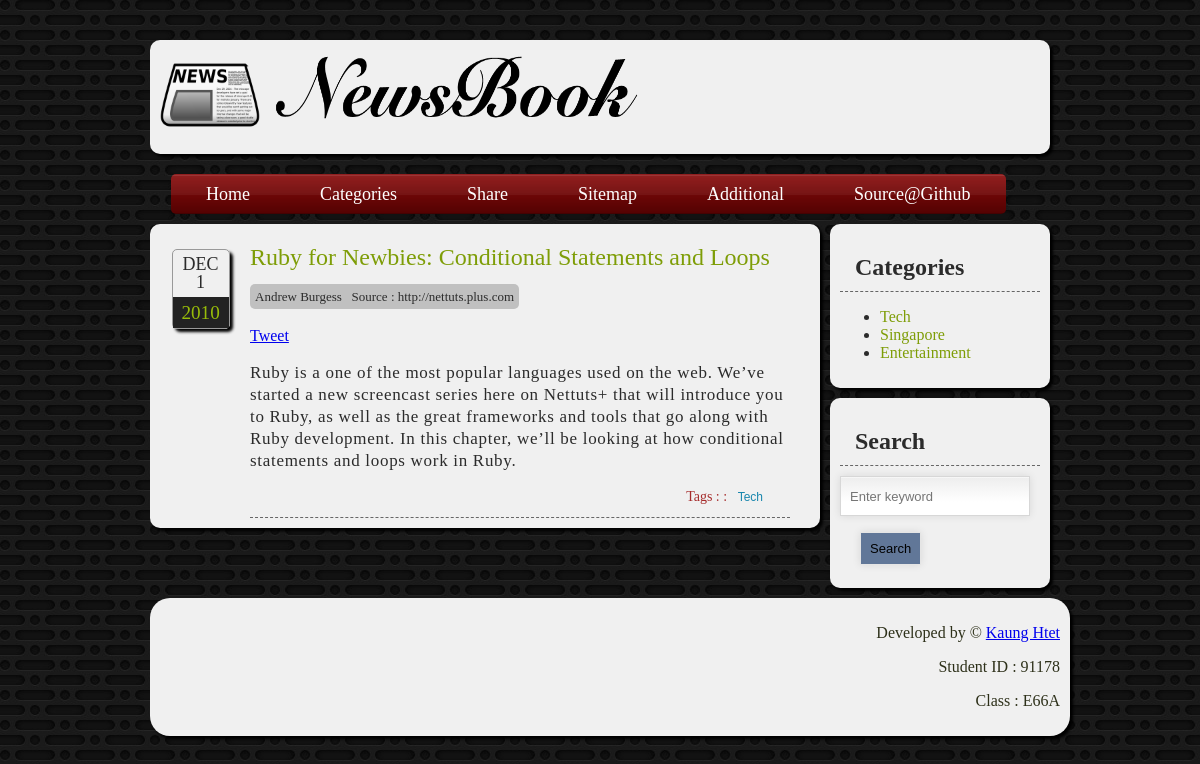
The app's page /filter.php?category=Tech with its own data.
### tables this page shows
CREATE TABLE `article` (
  `id` int(11) unsigned NOT NULL AUTO_INCREMENT,
  `headline` varchar(255) DEFAULT NULL,
  `category` varchar(255) DEFAULT NULL,
  `writer` varchar(255) DEFAULT NULL,
  `source` varchar(255) DEFAULT NULL,
  `story` text,
  `date_submitted` varchar(255) DEFAULT NULL,
  PRIMARY KEY (`id`)
);

### redbean/rb127.php (called while the page is built, shortened)
<?php
class RedBean_Driver_PDO implements RedBean_Driver {
	private $dsn;
	private $pdo;
	private $connectInfo = array();
	private $isConnected = false;
	public function __construct($dsn, $user, $pass) {
		$this->dsn = $dsn;
		$this->connectInfo = array( "pass"=>$pass, "user"=>$user );
	}
	public function connect() {
		if ($this->isConnected) return;
		$user = $this->connectInfo["user"];
		$pass = $this->connectInfo["pass"];
		$this->pdo = new PDO(
				  $this->dsn,
				  $user,
				  $pass,
				  array(1002 => 'SET NAMES utf8',
							 PDO::ATTR_ERRMODE => PDO::ERRMODE_EXCEPTION,
							 PDO::ATTR_DEFAULT_FETCH_MODE => PDO::FETCH_ASSOC,
				  )
		);
		$this->isConnected = true;
	}
	public function GetAll( $sql, $aValues=array() ) {
		try {
			if (strpos("pgsql",$this->dsn)===0) {
				$s = $this->pdo->prepare($sql, array(PDO::PGSQL_ATTR_DISABLE_NATIVE_PREPARED_STATEMENT => true));
			}
			else {
				$s = $this->pdo->prepare($sql);
			}
			$s->execute($aValues);
			$this->rs = $s->fetchAll();
			$rows = $this->rs;
		}catch(PDOException $e) {
			if (version_compare(PHP_VERSION, '5.3.0', '<')) {
				$x = new RedBean_Exception_SQL( $e->getMessage(), 0);
			}
			else {
				$x = new RedBean_Exception_SQL( $e->getMessage(), 0, $e );
			}
			$x->setSQLState( $e->getCode() );
			throw $x;
		}
		return $rows;
	}
	public function getDatabaseType() {
		return $this->pdo->getAttribute(PDO::ATTR_DRIVER_NAME);
	}
	public function getDatabaseVersion() {
		return $this->pdo->getAttribute(PDO::ATTR_CLIENT_VERSION);
	}
}
class RedBean_OODBBean implements IteratorAggregate {
	private $properties = array();
	private $__info = NULL;
	public function getIterator() {
		return new ArrayIterator($this->properties);
	}
	public function __isset( $property ) {
		return (isset($this->properties[$property]));
	}
	public function __set( $property, $value ) {
		$this->properties[$property] = $value;
	}
	public function getMeta( $path, $default = NULL) {
		$ref = $this->__info;
		$parts = explode(".", $path);
		foreach($parts as $part) {
			if (isset($ref[$part])) {
				$ref = $ref[$part];
			}
			else {
				return $default;
			}
		}
		return $ref;
	}
	public function setMeta( $path, $value ) {
		$ref = &$this->__info;
		$parts = explode(".", $path);
		$lastpart = array_pop( $parts );
	}
}
class RedBean_Adapter_DBAdapter extends RedBean_Observable implements RedBean_Adapter {
	private $db = null;
	public function __construct($database) {
		$this->db = $database;
	}
	public function get( $sql, $aValues = array() ) {
		return $this->db->GetAll( $sql,$aValues );
	}
	public function getDatabase() {
		return $this->db;
	}
}
class RedBean_QueryWriter_MySQL implements RedBean_QueryWriter {
	protected $idfield = "id";
	public function getIDField( $type ) {
		return  $this->idfield;
	}
}
class RedBean_OODB extends RedBean_Observable implements RedBean_ObjectDatabase {
	private $stash = NULL;
	private $writer;
	private $isFrozen = false;
	public function __construct( RedBean_QueryWriter $writer ) {
		$this->writer = $writer;
	}
	public function isFrozen() {
		return (bool) $this->isFrozen;
	}
	public function dispense($type ) {
		$bean = new RedBean_OODBBean();
		$bean->setMeta("type", $type );
		$idfield = $this->writer->getIDField($bean->getMeta("type"));
		$bean->setMeta("sys.idfield",$idfield);
		$bean->$idfield = 0;
		$bean->setMeta("tainted",false);
		return $bean;
	}
	public function check( RedBean_OODBBean $bean ) {
		$pattern = '/[^abcdefghijklmnopqrstuvwxyzABCDEFGHIJKLMNOPQRSTUVWXYZ0123456789_]/';
	}
	public function load($type, $id) {
		$id = intval( $id );
		$bean = $this->dispense( $type );
		if ($this->stash && isset($this->stash[$id])) {
			$row = $this->stash[$id];
		}
		foreach($row as $p=>$v) {
			$bean->$p = $v;
		}
		$bean->setMeta("tainted",false);
		return $bean;
	}
	public function convertToBeans($type, $rows) {
		$collection = array();
		$this->stash = array();
		foreach($rows as $row) {
			$id = $row[$this->writer->getIDField($type)];
			$this->stash[$id] = $row;
			$collection[ $id ] = $this->load( $type, $id );
		}
		$this->stash = NULL;
		return $collection;
	}
}
class RedBean_ToolBox {
	private $oodb;
	private $writer;
	private $adapter;
	public function __construct( RedBean_OODB $oodb, RedBean_Adapter $adapter, RedBean_QueryWriter $writer ) {
		$this->oodb = $oodb;
		$this->adapter = $adapter;
		$this->writer = $writer;
		return $this;
	}
	public function getWriter() {
		return $this->writer;
	}
	public function getRedBean() {
		return $this->oodb;
	}
	public function getDatabaseAdapter() {
		return $this->adapter;
	}
}
class RedBean_CompatManager {
	protected $supportedSystems = array();
	public function scanToolBox( RedBean_ToolBox $toolbox ) {
		$brand = strtolower(trim($toolbox->getDatabaseAdapter()->getDatabase()->getDatabaseType()));
		$version = $toolbox->getDatabaseAdapter()->getDatabase()->getDatabaseVersion();
		if (!is_numeric($version)) {
			$version = 999;
		}
		if (isset($this->supportedSystems[$brand])
				  && ((float)$this->supportedSystems[$brand] <= (float) $version)
		) {
			return true;
		}
	}
	public static function scanDirect( RedBean_ToolBox $toolbox, $list = array() ) {
		$compat = new RedBean_CompatManager();
		$compat->supportedSystems = $list;
		return $compat->scanToolBox($toolbox);
	}
}
class RedBean_Setup {
	private static $toolbox = NULL;
	public static function kickstart( $dsn, $username, $password, $frozen=false ) {
		$pdo = new RedBean_Driver_PDO( $dsn,$username,$password );
		$adapter = new RedBean_Adapter_DBAdapter( $pdo );
		if (strpos($dsn,"pgsql")===0) {
			$writer = new RedBean_QueryWriter_PostgreSQL( $adapter, $frozen );
		}
		else if (strpos($dsn,"sqlite")===0) {
			$writer = new RedBean_QueryWriter_SQLiteT( $adapter, $frozen );
		}
		else {
			$writer = new RedBean_QueryWriter_MySQL( $adapter, $frozen );
		}
		$redbean = new RedBean_OODB( $writer );
		$toolbox = new RedBean_ToolBox( $redbean, $adapter, $writer );
		self::$toolbox = $toolbox;
		return self::$toolbox;
	}
	public static function getToolBox() {
		return self::$toolbox;
	}
}
class RedBean_Plugin_Finder implements RedBean_Plugin {
	public static function where( $type, $SQL = " 1 ", $values=array(),
			  $tools = false, $ignoreGSQLWarn = false ) {
		$type = preg_replace("/\W/","", $type);
		if (!$tools) $tools = RedBean_Setup::getToolBox();
		$redbean = $tools->getRedBean();
		$adapter = $tools->getDatabaseAdapter();
		$writer = $tools->getWriter();
		if (!$redbean->isFrozen()) {
			$SQL = self::parseGoldSQL($SQL, $type, $tools);
		}
		else {
			if (!$ignoreGSQLWarn && strpos($SQL,"@")!==false) {
				throw new RedBean_Exception_SQL("Gold SQL is
					only allowed in FLUID mode,
					to ignore use extra argument TRUE for Finder::Where");
			}
		}
		try {
			$SQL = "SELECT * FROM $type WHERE ".$SQL;
			$rows = $adapter->get($SQL, $values);
		}
		catch(RedBean_Exception_SQL $e) {
			if ($writer->sqlStateIn($e->getSQLState(),array(
			RedBean_QueryWriter::C_SQLSTATE_NO_SUCH_COLUMN,
			RedBean_QueryWriter::C_SQLSTATE_NO_SUCH_TABLE
			))) {
				return array();
			}
			else {
				throw $e;
			}
		}
		return $redbean->convertToBeans($type, $rows);
	}
	public static function parseGoldSQL( $SQL, $currentTable,  RedBean_ToolBox $toolbox ) {
		$pattern = "/@[\w\.]+/";
		return $SQL;
	}
}
class R {
	public static function find( $type, $sql="1", $values=array() ) {
		return Finder::where( $type, $sql, $values );
	}
}

### filter.php (the view, shortened to what this page needs)
<?php require("redbean/rb127.php"); ?>
<?php include("includes/header.php"); ?>
<?php
	$category = $_GET["category"];
	$articles = R::find("article");
	foreach($articles as $article):
		if($article->category == $category):
?>
<div class="post">
	<div class="entryDate">
		<span class="postMonth"><?php echo getMonth($article->date_submitted); ?></span>
		<span class="postDay"><?php echo getDay($article->date_submitted); ?></span>
		<span class="postYear"><?php echo getYear($article->date_submitted); ?></span>
	</div>
	<h3 class="headline"><a href="detail.php?id=<?php echo $article->id; ?>"><?php echo $article->headline;?></a></h3>
	<p><span class="writerNsource"><span class="writer"><?php echo $article->writer; ?></span>&nbsp;&nbsp;&nbsp;<span class="source"><?php echo "Source : ".$article->source; ?></p>
	<a href="http://twitter.com/share" class="twitter-share-button"   data-url="http://www.newsbook.com/home.php" data-text="<?php echo $article->headline; ?>" data-count="horizontal" data-via="emoosx">Tweet</a><script type="text/javascript" src="http://platform.twitter.com/widgets.js"></script>
	<iframe src="http://www.facebook.com/plugins/like.php?href=http%3A%2F%2Fexample.com%2Fpage%2Fto%2Flike&amp;layout=standard&amp;show_faces=true&amp;width=400&amp;action=like&amp;font=verdana&amp;colorscheme=light&amp;height=80" scrolling="no" frameborder="0" style="border:none; overflow:hidden; width:450px; height:20px; margin=0px; padding:0px" allowTransparency="true"></iframe>
	<p class="story"><?php echo $article->story; ?></p>
	<p class="category"><span class="tag">Tags : :&nbsp;&nbsp;&nbsp;</span><?php echo $article->category; ?></p>
	</div>
<?php break; ?>
<?php endif; ?>
<?php endforeach; ?>
</div>
<?php include("includes/footer.php"); ?>

### css/style.css (style rules this page uses)
h3, h4 { padding: 0; margin: 0; }
body { color: #2b2b2b; background: url("../images/bg.jpg") repeat; width: 900px; margin: 40px auto; font-family: Georgia, Cambria, serif; }
.headline { padding-top: 10px; }
.headline a { text-decoration: none; color: #7e9d07; margin-bottom:10px; font:24px Georgia, tahoma, serif; }
.story { letter-spacing: 0.7px; font: 17px/22px "Gentium Basic", Georgia, serif; }
.category { margin-right:10px; padding-right:17px; margin-top:0; font-size: 12px; font-family: arial; color: #1886ad; text-align: right; }
.tag { font: normal 14px "Gentium Basic"; color: brown; }
.post { position: relative; margin-left: 90px; margin-right: 20px; border-bottom: 1px dashed #666; }
.writerNsource { font: normal 13px georgia; background: #c0c0c0; padding: 5px; width: 270px; border-radius: 5px; }
.entryDate { border: 1px solid #999; box-shadow: 3px 3px 3px #000; -moz-box-shadow: 3px 3px 3px #000; -webkit-box-shadow: 3px 3px 3px #000; border-radius: 5px; font-family: Georgia, "Times New Roman", serif; left: -4.9em; line-height: 1; position: absolute; top: 15px; width: 3.5em; }
.entryDate span { display: block; text-align: center; }
.postMonth { text-transform: uppercase; font-size: 18px; padding-top: 0.3em; }
.postDay { font-size: 18px; }
.postYear { background-color: #222; color: #98bd09; font-size: 1.2em; padding: 0.3em 0; margin-top: 0.3em; }

### records on screen
article: date_submitted "DEC", date_submitted "1", date_submitted "2010", headline "Ruby for Newbies: Conditional Statements and Loops", writer "Andrew Burgess", source "http://nettuts.plus.com", story "Ruby is a one of the most popular languages used on the web. We’ve started a new screencast series here on Nettuts+ that will introduce you to Ruby, as well as the great frameworks and tools that go along with Ruby development. In this chapter, we’ll be looking at how conditional statements and loops work in Ruby.", category "Tech"

### other values on screen
$result["category"] "Tech"
$result["category"] "Singapore"
$result["category"] "Entertainment"
